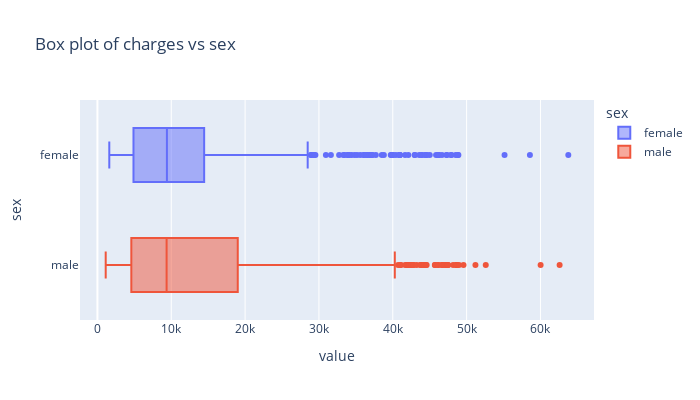

Source (notebook cell):
### Code cell
fig = px.box(df, x=['charges'],y=df['sex'],color = 'sex',title = 'Box plot of charges vs sex',width = 700, height= 400)

fig.show()

### Figure 1 — Plotly figure (JSON) as saved in the notebook; plotly's stock layout.template omitted (floating-point values rounded to 4 significant figures; data arrays with more than 128 entries replaced by an {"elided": "..."} marker saying what was removed)
{"data": [{"alignmentgroup": "True", "hovertemplate": "sex=%{y}<br>value=%{x}<extra></extra>", "legendgroup": "female", "marker": {"color": "#636efa"}, "name": "female", "notched": false, "offsetgroup": "female", "orientation": "h", "showlegend": true, "type": "box", "x": {"elided": "662 float values"}, "x0": " ", "xaxis": "x", "y": {"elided": "662 str values"}, "y0": " ", "yaxis": "y"}, {"alignmentgroup": "True", "hovertemplate": "sex=%{y}<br>value=%{x}<extra></extra>", "legendgroup": "male", "marker": {"color": "#EF553B"}, "name": "male", "notched": false, "offsetgroup": "male", "orientation": "h", "showlegend": true, "type": "box", "x": {"elided": "676 float values"}, "x0": " ", "xaxis": "x", "y": {"elided": "676 str values"}, "y0": " ", "yaxis": "y"}], "layout": {"boxmode": "overlay", "height": 400, "legend": {"title": {"text": "sex"}, "tracegroupgap": 0}, "title": {"text": "Box plot of charges vs sex"}, "width": 700, "xaxis": {"anchor": "y", "domain": [0, 1], "title": {"text": "value"}}, "yaxis": {"anchor": "x", "categoryarray": ["male", "female"], "categoryorder": "array", "domain": [0, 1], "title": {"text": "sex"}}}}
